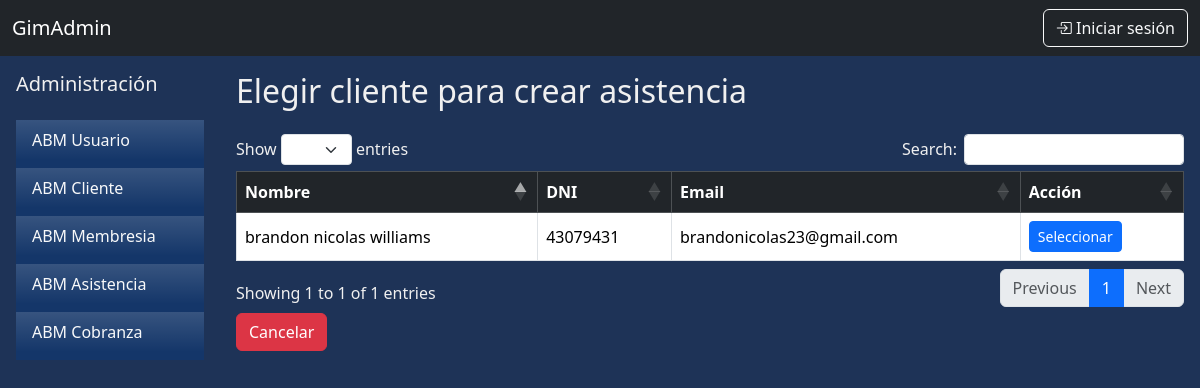
The app's page /abm/asistencia/elegir-cliente, older data.
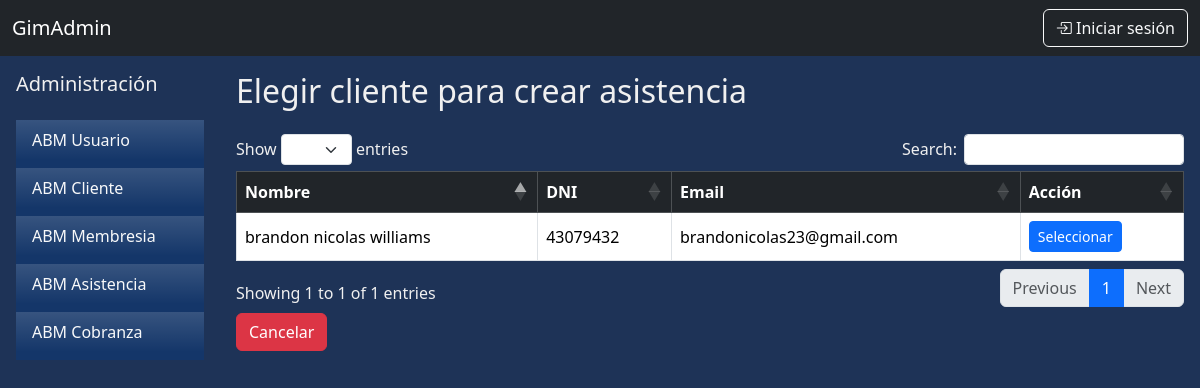
The same page, newer data.
### apps/abm/models.py (models this page shows, shortened)
class Cliente(models.Model):
    usuario = models.OneToOneField(UserProfile, on_delete=models.CASCADE, null=False, related_name='cliente_usuario')
    altura = models.IntegerField()
    peso = models.FloatField()
    objetivo = models.CharField(max_length=300, null=False, default="", blank=True)
    avatar = models.ImageField(upload_to='avatars/', null=True, blank=True, default='avatars/default.jpg')

class UserProfile(models.Model):
    user = models.OneToOneField(User, null=False, on_delete=models.CASCADE)
    dni = models.IntegerField(unique=True, null=False)
    telefono = models.CharField(max_length=50)
    domicilio = models.CharField(max_length=150)
    fecha_nac = models.DateField()
    first_login = models.BooleanField(default=True)

### apps/abm/views.py (the view)
# urls.py: path('asistencia/elegir-cliente', views.elegir_cliente_para_asistencia, name='asistencia_elegir_cliente'),
def elegir_cliente_para_asistencia(request):
    clientes = Cliente.objects.all()
    contexto = {
        'clientes': clientes,
        'para_asistencia': True
    }
    return render(request, 'elegir_cliente.html', contexto)

### apps/abm/templates/elegir_cliente.html (shortened to what this page needs)
{% extends "base.html" %}
{% block content %}
<div class="d-flex">
    {% include 'sidebar.html' %}
    <div class="flex-grow-1 p-3 justify-content-end flex-column">
        <h2 class="mb-4">Elegir cliente para crear {% if para_membresia %} membresía {% elif para_asistencia %} asistencia {% endif %}</h2>
        <table class="table table-bordered table-hover align-middle" {% if clientes %}id="tablaClientes"{% endif %}>
            <thead class="table-dark bg-gradient">
                <tr>
                    <th>Nombre</th>
                    <th>DNI</th>
                    <th>Email</th>
                    <th>Acción</th>
                </tr>
            </thead>
            <tbody>
                {% for cliente in clientes %}
                    <tr>
                        <td>{{ cliente.usuario.user.first_name }} {{ cliente.usuario.user.last_name }}</td>
                        <td>{{ cliente.usuario.dni }}</td>
                        <td>{{ cliente.usuario.user.email }}</td>
                        <td>{% if para_membresia %}
                            <a href="{% url 'membresia_crear' cliente=cliente.id %}" class="btn btn-sm btn-primary">
                                Seleccionar
                            </a>
                            {% elif para_asistencia %}
                            <a href="{% url 'asistencia_crear' cliente=cliente.id %}" class="btn btn-sm btn-primary">
                                Seleccionar
                            </a>
                            {% endif %}
                        </td>
                    </tr>
                {% empty %}
                    <tr><td colspan="4">No hay clientes disponibles.</td></tr>
                {% endfor %}
            </tbody>
        </table>
        {% if para_membresia %}
            <a href="{% url 'membresia_listar' %}" class="btn btn-danger mt-1">Cancelar</a>
        {% elif para_asistencia %}
            <a href="{% url 'asistencia_listar' %}" class="btn btn-danger mt-1">Cancelar</a>
        {% endif %}
    </div>
</div>
{% endblock %}

Row changes from the older to the newer data that the page shows:
changed through a linked row, Cliente "brandon nicolas": usuario.dni "43079431" → "43079432"
